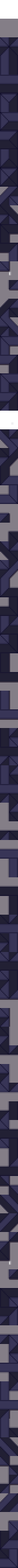
#> input picture docs/tileset-templates/roof-autotile/_source-tiles.png, 64 x 5376 px (shown at 1/4 size)
$ python _review.py out.png
#> lines starting #> are read from the running program, lines starting #| are printed output that depends on the picture
### docs/tileset-templates/roof-autotile/_rules.py
"""Generate the canonical 47-tile roof autotile set from the rules
reverse-engineered from TileSetScheme.aseprite."""
import itertools, os, sys
from PIL import Image

S = 64
EDGE  = (17, 14, 43, 255)
DARK  = (34, 32, 52, 255)    # slopes facing S or E
LIGHT = (56, 53, 87, 255)    # slopes facing N or W
FLAT  = (132, 126, 135, 255)
SH2   = (60, 51, 65, 255)    # contact shadow, near
SH1   = (83, 75, 87, 255)    # contact shadow, far
PLATEAU = S / 2          # the slope reaches this far in before the flat top starts

SIDES = ('N', 'E', 'S', 'W')
CORNERS = {'NE': ('N', 'E'), 'SE': ('S', 'E'), 'SW': ('S', 'W'), 'NW': ('N', 'W')}
TONE = {'N': LIGHT, 'W': LIGHT, 'S': DARK, 'E': DARK}


def regions(voids, notches):
    """Per-pixel region map: 'P' for the flat top, else the direction the slope faces."""
    reg = [[None] * S for _ in range(S)]
    for y in range(S):
        for x in range(S):
            d = {'N': y + 0.5, 'S': S - 0.5 - y, 'W': x + 0.5, 'E': S - 0.5 - x}
            best_h, best_f = PLATEAU, 'P'
            for v in SIDES:                     # convex: roof descends to the void edge
                if v in voids and d[v] < best_h: # fixed order: a 45 deg tie must break the same way
                    best_h, best_f = d[v], v     # every run, or the art is not reproducible
            for c in ('NE', 'SE', 'SW', 'NW'):   # concave: the two facets ridge up to the corner
                if c not in notches:
                    continue
                a, b = CORNERS[c]
                h, f = (d[a], a) if d[a] >= d[b] else (d[b], b)
                if h < best_h:
                    best_h, best_f = h, f
            reg[y][x] = best_f
    return reg


def render(voids, notches):
    reg = regions(voids, notches)
    img = Image.new('RGBA', (S, S))
    px = img.load()
    for y in range(S):
        for x in range(S):
            px[x, y] = FLAT if reg[y][x] == 'P' else TONE[reg[y][x]]

    # contact shadow: a N-facing slope drops it southward, a W-facing one eastward
    for y in range(S):
        for x in range(S):
            if reg[y][x] != 'P':
                continue
            d = 99
            for k in range(1, 5):
                if y - k >= 0 and reg[y - k][x] != 'P':
                    if reg[y - k][x] == 'N':
                        d = min(d, k)
                    break
            for k in range(1, 5):
                if x - k >= 0 and reg[y][x - k] != 'P':
                    if reg[y][x - k] == 'W':
                        d = min(d, k)
                    break
            if 2 <= d <= 3:
                px[x, y] = SH2
            elif d == 4:
                px[x, y] = SH1

    # outline: 2 px on every seam between regions
    seam = set()
    for y in range(S):
        for x in range(S):
            for dx, dy in ((1, 0), (-1, 0), (0, 1), (0, -1)):
                nx, ny = x + dx, y + dy
                if 0 <= nx < S and 0 <= ny < S and reg[ny][nx] != reg[y][x]:
                    seam.add((x, y))
                    break
    # outline: 2 px along every edge that faces the outside
    for v in voids:
        for i in range(S):
            for k in (0, 1):
                seam.add((i, k) if v == 'N' else (i, S - 1 - k) if v == 'S'
                         else (k, i) if v == 'W' else (S - 1 - k, i))
    for x, y in seam:
        px[x, y] = EDGE
    return img


def configs():
    """The 47 distinct neighbourhoods. A corner only counts when both its sides are filled."""
    out = []
    for k in range(5):
        for voids in itertools.combinations(SIDES, k):
            free = [c for c, (a, b) in CORNERS.items() if a not in voids and b not in voids]
            for r in range(len(free) + 1):
                for notch in itertools.combinations(free, r):
                    out.append((frozenset(voids), frozenset(notch)))
    return out


FAMILY = [
    ('plateau',  'Плато: соседи со всех сторон',            lambda v: len(v) == 0),
    ('side',     'Одна сторона наружу',                      lambda v: len(v) == 1),
    ('corner',   'Внешний угол: две смежные стороны наружу', lambda v: len(v) == 2 and not opposite(v)),
    ('ridge',    'Гребень: дом толщиной в одну клетку',      lambda v: len(v) == 2 and opposite(v)),
    ('cap',      'Торец: конец полосы в одну клетку',        lambda v: len(v) == 3),
    ('pyramid',  'Пирамида: дом 1x1',                        lambda v: len(v) == 4),
]


def opposite(v):
    return v == {'N', 'S'} or v == {'E', 'W'}


def ordered():
    cfgs = configs()
    out = []
    for key, title, test in FAMILY:
        group = [c for c in cfgs if test(c[0])]
        group.sort(key=lambda c: (len(c[1]),
                                  tuple(SIDES.index(s) for s in sorted(c[0], key=SIDES.index)),
                                  tuple(sorted(c[1]))))
        out.append((key, title, group))
    return out


def name(voids, notches):
    v = ''.join(s for s in SIDES if s in voids) or '-'
    n = '+'.join(c for c in ('NE', 'SE', 'SW', 'NW') if c in notches)
    return v + ('/' + n if n else '')


# [5 lines that do not run on import are left out]

### docs/tileset-templates/roof-autotile/_review.py
# -*- coding: utf-8 -*-
"""Error sheet: what the review found in TileSetScheme.aseprite."""
import os, sys
from PIL import Image, ImageDraw, ImageFont
from _rules import render, ordered, name, S, LIGHT, DARK

sys.stdout.reconfigure(encoding='utf-8')
OUT = sys.argv[1]
os.makedirs(OUT, exist_ok=True)
src = Image.open(os.path.join(os.path.dirname(__file__), '_source-tiles.png')).convert('RGBA')
#> src is the input picture: PIL image 64x5376 RGBA; mean R, G, B, A 63.1, 59.6, 81.6, 248.9
def user(i): return src.crop((0, i * S, S, (i + 1) * S))

FONT, FONTB = 'C:/Windows/Fonts/segoeui.ttf', 'C:/Windows/Fonts/segoeuib.ttf'
def f(sz, bold=False): return ImageFont.truetype(FONTB if bold else FONT, sz)
INK, MUTED, RED, GREEN, PAPER = (30, 28, 40), (120, 116, 130), (185, 45, 45), (40, 130, 80), (250, 249, 246)

canon = {}
for key, title, group in ordered():
    for v, nt in group:
        canon[name(v, nt)] = render(set(v), set(nt))

# tone-inverted twins: your tile, the config it belongs to
INVERTED = [(36, 'N'), (46, 'E'), (45, 'S'), (35, 'W'),
            (12, 'NW'), (13, 'NE'), (25, 'SW'), (26, 'ES'),
            (67, '-/NW'), (68, '-/NE'), (27, '-/SW'), (81, '-/SE'),
            (66, '-/NE+SW'), (71, '-/SE+SW'), (72, '-/NE+SE'),
            (39, 'W/NE+SE'), (40, 'N/SE+SW'), (49, 'S/NE+NW'), (50, 'E/SW+NW'),
            (69, 'NW/SE'), (70, 'NE/SW'), (82, 'SW/NE'), (83, 'ES/NW')]
#> INVERTED = 23 items, first 6: (36, 'N'), (46, 'E'), (45, 'S'), (35, 'W'), (12, 'NW'), (13, 'NE')
MISSING = ['-/SE+NW', '-/NE+SE+NW', '-/NE+SE+SW', '-/NE+SW+NW', '-/SE+SW+NW']
DEFECTS = [(14, '42 сквозные дыры'), (67, '42 сквозные дыры'), (22, 'пустой, 4 пикселя')]
DIAGONAL = [10, 11, 64, 80]

PW, PH = 196, 132          # pair cell
COLS = 6
rows_inv = (len(INVERTED) + COLS - 1) // COLS
#> rows_inv = 4
H = 112 + 40 + rows_inv * PH + 60 + PH + 60 + PH + 40
#> H = 1104
W = COLS * PW + 48
sheet = Image.new('RGB', (W, H), PAPER)
d = ImageDraw.Draw(sheet)

d.text((24, 26), 'Разбор TileSetScheme.aseprite — что нашлось', font=f(26, True), fill=INK)
d.text((24, 62), '84 рисунка, 47 канонических случаев. Слева — твой тайл, справа — канонический.', font=f(13), fill=MUTED)

def pair(x, y, ui, cn, caption):
    a, b = user(ui).convert('RGB'), canon[cn].convert('RGB')
    sheet.paste(a, (x, y)); sheet.paste(b, (x + S + 26, y))
    d.rectangle([x - 1, y - 1, x + S, y + S], outline=RED)
    d.rectangle([x + S + 25, y - 1, x + S + 26 + S, y + S], outline=GREEN)
    d.text((x + S + 8, y + 24), '→', font=f(17, True), fill=MUTED)
    d.text((x, y + S + 6), f'#{ui}', font=f(13, True), fill=RED)
    d.text((x + 30, y + S + 7), caption, font=f(11), fill=MUTED)

y = 112
d.rectangle([24, y, W - 24, y + 1], fill=(220, 218, 226))
d.text((24, y + 8), f'Второй вариант света — {len(INVERTED)} тайла. Геометрия верная; свет падает с юго-востока, '
                    'а не с северо-запада. Справа — тот, что совпадает с твоим правилом.', font=f(16, True), fill=INK)
y += 40
for k, (ui, cn) in enumerate(INVERTED):
    pair(24 + (k % COLS) * PW, y + (k // COLS) * PH, ui, cn, cn)
#> this loop made 23 passes
#> (ui, cn) on passes 1 to 12: (36, 'N'), (46, 'E'), (45, 'S'), (35, 'W'), (12, 'NW'), (13, 'NE'), (25, 'SW'), (26, 'ES'), (67, '-/NW'), (68, '-/NE'), (27, '-/SW'), (81, '-/SE')
#> pass 1, in pair, `a, b = user(ui).convert('RGB'), canon[cn].convert('RGB')`:
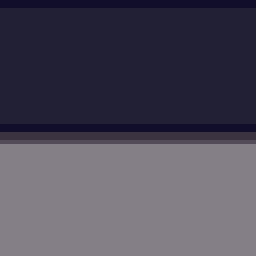
#> a: PIL image 64x64 RGB (shown 4 times larger); mean R, G, B 77.4, 73.3, 88.7
#> pass 1, in pair, `a, b = user(ui).convert('RGB'), canon[cn].convert('RGB')`:
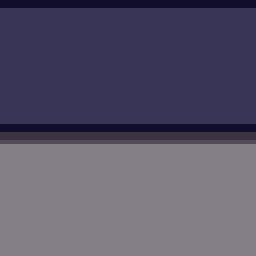
#> b: PIL image 64x64 RGB (shown 4 times larger); mean R, G, B 87.4, 82.8, 104.6
#> pass 2, in pair (call 2), `a, b = user(ui).convert('RGB'), canon[cn].convert('RGB')`:
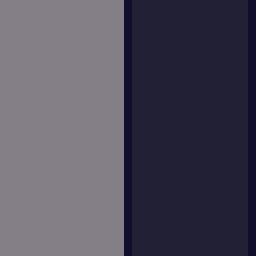
#> b: PIL image 64x64 RGB (shown 4 times larger); mean R, G, B 80.4, 76.4, 91.6
y += rows_inv * PH + 20
#> y = 700

d.rectangle([24, y, W - 24, y + 1], fill=(220, 218, 226))
d.text((24, y + 8), 'Брак в пикселях', font=f(16, True), fill=INK)
y += 40
#> y = 740
for k, (ui, cap) in enumerate(DEFECTS):
    x = 24 + k * PW
    im = user(ui).convert('RGB'); px = im.load()
    u = user(ui).load()
    for yy in range(S):
        for xx in range(S):
            if u[xx, yy][3] == 0: px[xx, yy] = (255, 0, 0)
    sheet.paste(im, (x, y)); d.rectangle([x - 1, y - 1, x + S, y + S], outline=RED)
    d.text((x, y + S + 6), f'#{ui}', font=f(13, True), fill=RED)
    d.text((x + 30, y + S + 7), cap, font=f(11), fill=MUTED)
#> this loop made 3 passes
#> pass 1, `im = user(ui).convert('RGB')`:
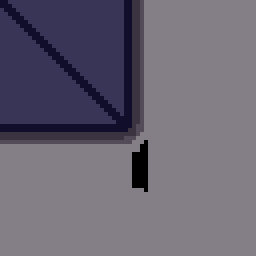
#> im: PIL image 64x64 RGB (shown 4 times larger); mean R, G, B 105.2, 100, 115.5
#> after the loop:
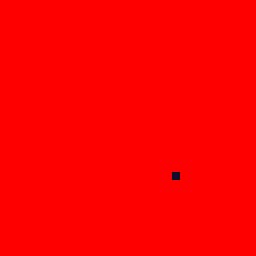
#> im: PIL image 64x64 RGB (shown 4 times larger); mean R, G, B 254.8, 0, 0
#> after the loop:
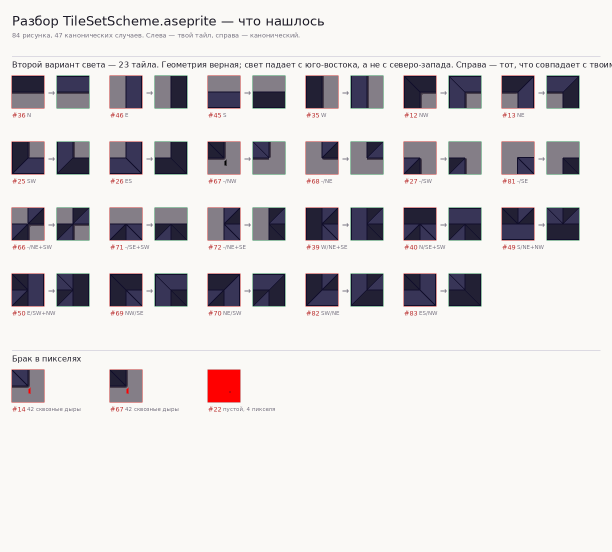
#> sheet: PIL image 1224x1104 RGB (shown at 1/2 size); mean R, G, B 220.9, 218.2, 218.7
x = 24 + 3 * PW
d.text((x, y), 'Диагональные куски крыши', font=f(13, True), fill=INK)
d.text((x, y + 18), 'тайлы ' + ', '.join(f'#{i}' for i in DIAGONAL) + ' — дом под 45°.', font=f(11), fill=MUTED)
d.text((x, y + 34), 'В городе клетки ортогональные,', font=f(11), fill=MUTED)
d.text((x, y + 50), 'вставить их некуда — выкинуты.', font=f(11), fill=MUTED)
for k, i in enumerate(DIAGONAL):
    sheet.paste(user(i).convert('RGB').resize((44, 44)), (x + k * 50, y + 72))
y += PH + 20
#> y = 892

d.rectangle([24, y, W - 24, y + 1], fill=(220, 218, 226))
d.text((24, y + 8), f'Не хватало — {len(MISSING)} случаев из 47. Все дорисованы.', font=f(16, True), fill=INK)
y += 40
#> y = 932
for k, cn in enumerate(MISSING):
    x = 24 + k * PW
    sheet.paste(canon[cn].convert('RGB'), (x, y))
    d.rectangle([x - 1, y - 1, x + S, y + S], outline=GREEN)
    d.text((x, y + S + 6), cn, font=f(12, True), fill=GREEN)
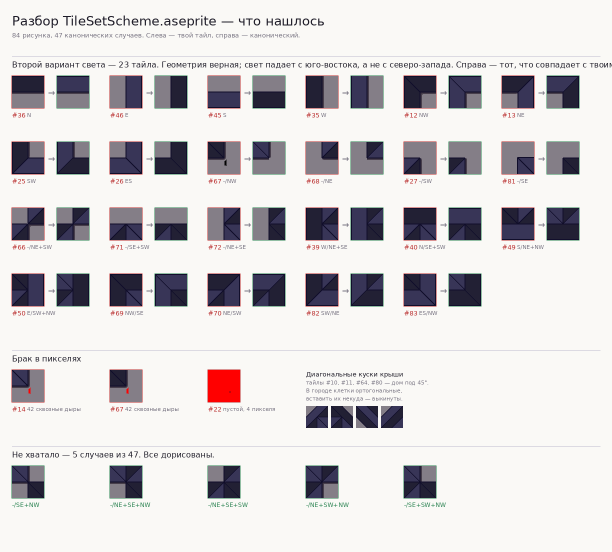
#> sheet: PIL image 1224x1104 RGB (shown at 1/2 size); mean R, G, B 216.2, 213.6, 214.6
sheet.save(os.path.join(OUT, 'roof-review.png'))
print('review sheet', sheet.size)
#| review sheet (1224, 1104)
